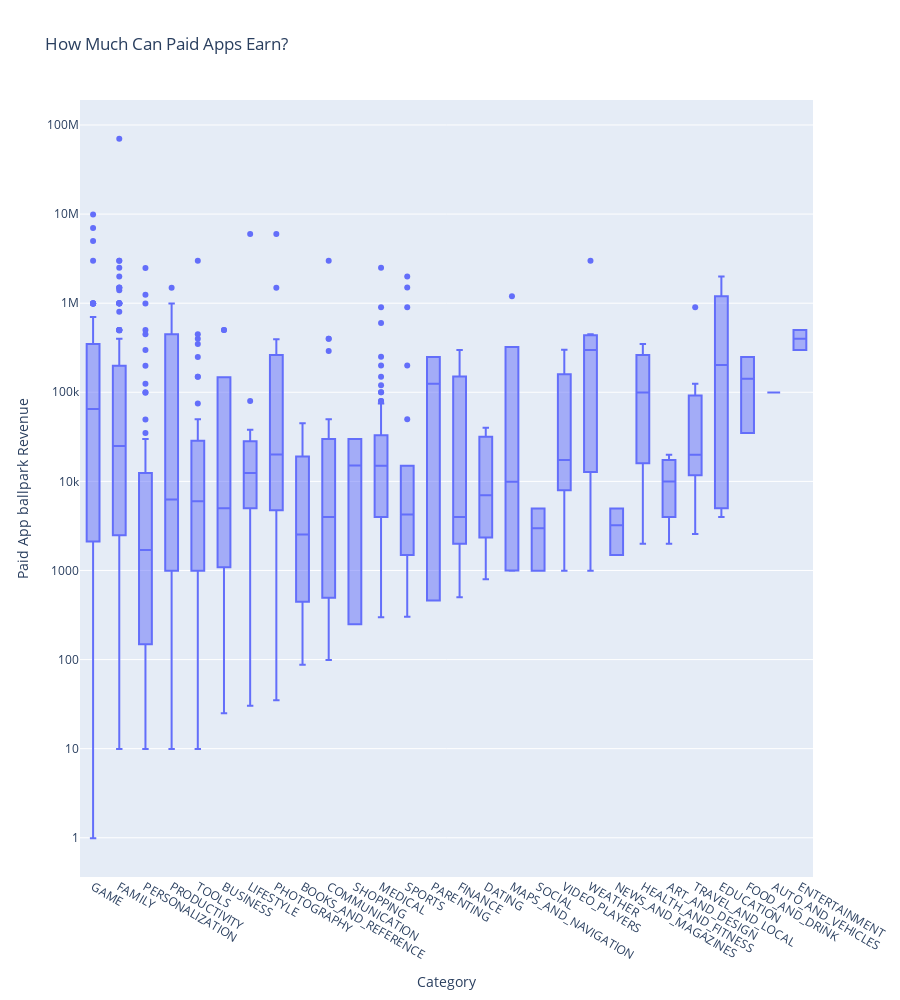

Here is the notebook cell this chart was saved with:
### Markdown cell above
# Plotly Box Plots: Revenue by App Category

**Challenge**: See if you can generate the chart below:

<img src=https://imgur.com/v4CiNqX.png>

Looking at the hover text, how much does the median app earn in the Tools category? If developing an Android app costs $30,000 or thereabouts, does the average photography app recoup its development costs?

Hint: I've used 'min ascending' to sort the categories.

### Code cell
box_chart_2 = px.box(
    df_apps_clean[df_apps_clean["Type"] == "Paid"],
    x="Category",
    y="Revenue_Estimate",
    title="How Much Can Paid Apps Earn?",
    height=1000,
)
box_chart_2.update_layout(
    yaxis=dict(type="log"),
    yaxis_title="Paid App ballpark Revenue",
    xaxis={"categoryorder": "min ascending"},
)
box_chart_2.show()

### Figure 1 — Plotly figure (JSON) as saved in the notebook; plotly's stock layout.template omitted (floating-point values rounded to 4 significant figures; data arrays with more than 128 entries replaced by an {"elided": "..."} marker saying what was removed)
{"data": [{"alignmentgroup": "True", "hovertemplate": "Category=%{x}<br>Revenue_Estimate=%{y}<extra></extra>", "legendgroup": "", "marker": {"color": "#636efa"}, "name": "", "notched": false, "offsetgroup": "", "orientation": "v", "showlegend": false, "type": "box", "x": {"elided": "589 str values"}, "x0": " ", "xaxis": "x", "y": {"elided": "589 float values"}, "y0": " ", "yaxis": "y"}], "layout": {"boxmode": "group", "height": 1000, "legend": {"tracegroupgap": 0}, "title": {"text": "How Much Can Paid Apps Earn?"}, "xaxis": {"anchor": "y", "categoryorder": "min ascending", "domain": [0, 1], "title": {"text": "Category"}}, "yaxis": {"anchor": "x", "domain": [0, 1], "title": {"text": "Paid App ballpark Revenue"}, "type": "log"}}}
